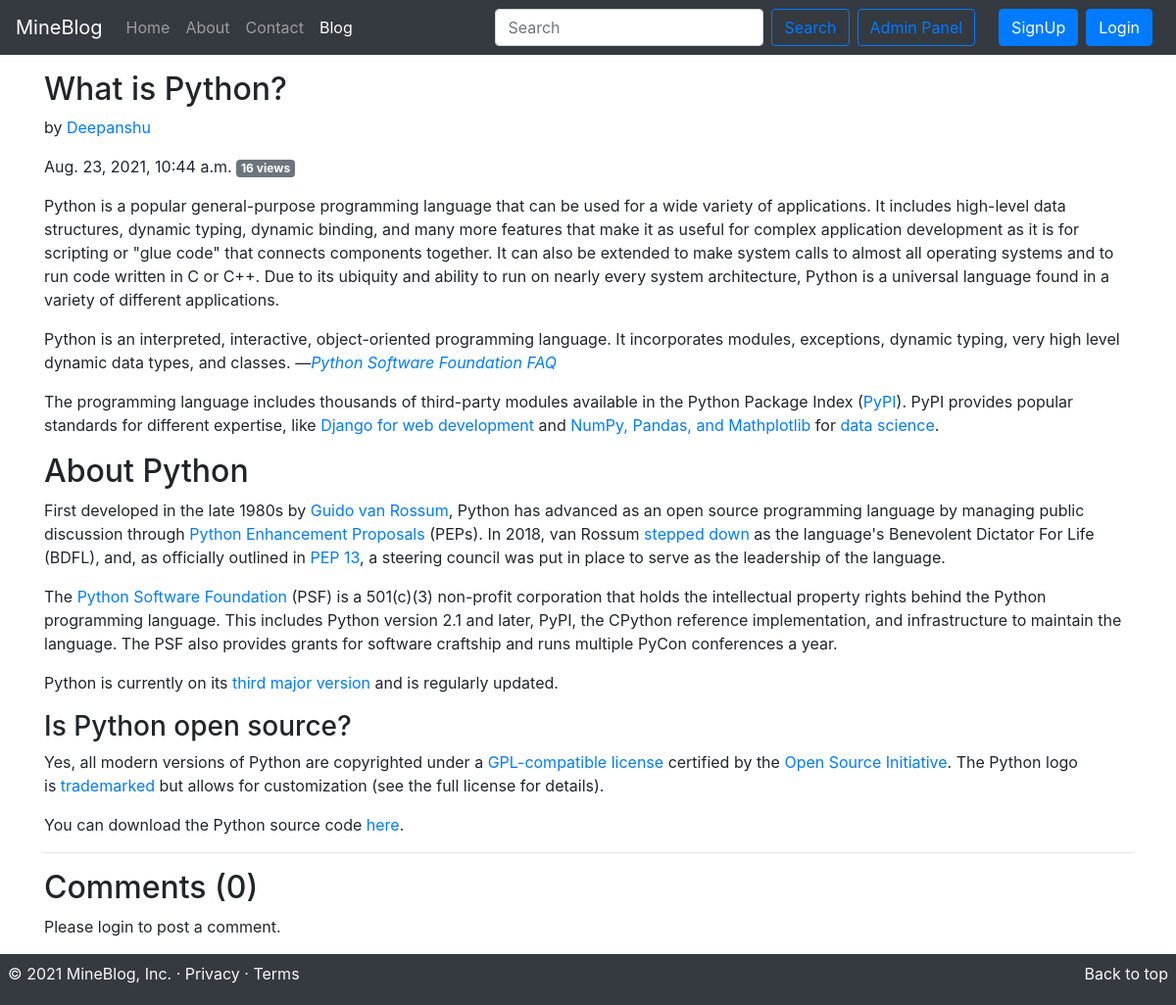
The page /blog/python/ on the database its author committed.
### blog/models.py (models this page shows, shortened)
class Post(models.Model):
    sno = models.AutoField(primary_key=True)
    title = models.CharField(max_length=255)
    author = models.CharField(max_length=25)
    slug = models.CharField(max_length=130)
    timeStamp = models.DateTimeField(blank=True)
    content = models.TextField()
    views = models.IntegerField(default=0)

### blog/views.py (the view)
# urls.py: path('<str:slug>/', views.blogPost, name="blogPost"),
def blogPost(request, slug):
    post = Post.objects.filter(slug=slug).first()
    post.views = post.views + 1
    post.save()
    comments = BlogComment.objects.filter(post=post, parent=None)
    replies = BlogComment.objects.filter(post=post).exclude(parent=None)
    replyDict = {}
    for reply in replies:
        if reply.parent.sno not in replyDict.keys():
            replyDict[reply.parent.sno] = [reply]
        else:
            replyDict[reply.parent.sno].append(reply)
    context = {'post': post, 'comments': comments, 'user': request.user, 'replyDict': replyDict}
    return render(request, "blog/blogPost.html", context)

### templates/blog/blogPost.html (shortened to what this page needs)
{% extends 'base.html' %}
{% block blogactive %} active {% endblock blogactive %}
{% block body %}
{% load humanize %}
{% load extras %}
<div class="container my-3">
    <div class="blog-post">
        <h2 class="blog-post-title">{{post.title}}</h2>
        <p class="blog-post-meta">by <a href="/about">{{post.author}}</a></p>
        <p class="blog-post-meta">{{post.timeStamp}} <span class="badge badge-secondary">{{post.views}} views</span> </p>
        <p>{{post.content|safe}}</p>
        <hr>
    </div>
</div>
<div class="container my-3">
    <h2> Comments ({{comments.count}})</h2>
    <div class="my-2">
    {% if user.is_authenticated %}
    <form action="/blog/postComment" method="post">{% csrf_token %}
        <div class="form-group">
            <label for="exampleInputEmail1">Post Comment</label>
            <input type="text" class="form-control" name="comment" placeholder="Enter your comment here" required>
        </div>
        <input type="hidden" name="postSno" value="{{post.sno}}">
        <input type="hidden" name="parentSno" value="">
        <button type="submit" class="btn btn-primary">Submit</button>
    </form>
    {% else %}
    Please login to post a comment.
    {% endif %}
    </div>
</div>
{% endblock %}

### templates/base.html (shortened to what this page needs)
<!doctype html>
<html lang="en">
<head>
    <link rel="stylesheet" href="https://stackpath.bootstrapcdn.com/bootstrap/4.5.2/css/bootstrap.min.css"
>
</head>
<body>
    <nav class="navbar navbar-expand-lg navbar-dark bg-dark">
        <a class="navbar-brand" href="/">MineBlog</a>
        <div class="collapse navbar-collapse" id="navbarSupportedContent">
            <ul class="navbar-nav mr-auto">
                <li class="nav-item {% block homeactive %}  {% endblock homeactive %}">
                    <a class="nav-link" href="/">Home <span class="sr-only">(current)</span></a>
                </li>
                <li class="nav-item {% block aboutactive %}  {% endblock aboutactive %}">
                    <a class="nav-link" href="/about">About</a>
                </li>
                <li class="nav-item {% block contactactive %}  {% endblock contactactive %} ">
                    <a class="nav-link" href="/contact">Contact</a>
                </li>
                <li class="nav-item {% block blogactive %}  {% endblock blogactive %} ">
                    <a class="nav-link" href="/blog">Blog</a>
                </li>
            </ul>
            <form method="get" action="/search" class="form-inline my-2 my-lg-0 mr-3">
                <input class="form-control mr-sm-2" type="search" placeholder="Search" aria-label="Search" name="query"
                    id="query" required>
                <button class="btn btn-outline-primary my-2 my-sm-0 " type="submit">Search</button>
                <a href="/admin" role="button" target="_blank" class="btn btn-outline-primary m-2 my-sm-0"> Admin Panel
                </a>
            </form>
            {% if user.is_authenticated %}
            <ul class="navbar-nav mr-2">
                <li class="nav-item dropdown">
                    <a class="nav-link dropdown-toggle" href='#' id="navbarDropdown" role="button" data-toggle="dropdown"> Welcome {{request.user}}</a>
                    <div class="dropdown-menu w-25" aria-labelledby="navbarDropdown">
                        <a class="dropdown-item" href="/logout">Logout</a>
                    </div>
                </li>
            </ul>
            {% else %}
            <button type="button" class="btn btn-primary mr-2" data-toggle="modal" data-target="#signupModal"> SignUp </button>
            <button type="button" class="btn btn-primary mr-2" data-toggle="modal" data-target="#loginModal"> Login </button>
            {% endif %}
        </div>
    </nav>
    {% block body %} {% endblock body %}
    <footer class="footer py-1 bg-dark">
        <p class="float-right mr-2 mt-1"><a href="#" class="text-light">Back to top</a></p>
        <p class="text-light ml-2 mt-1">&copy; 2021 MineBlog, Inc. &middot; <a href="#" class="text-light">Privacy</a> &middot; <a href="#" class="text-light">Terms</a></p>
    </footer>
</body>
</html>

### rows shown on the page
Post: title "What is Python?", author "Deepanshu", timeStamp "Aug. 23, 2021, 10:44 a.m.", views "16", content "Python is a popular general-purpose programming language that can be used for a wide variety of applications. It includes high-level data structures, dynamic typing, dynamic binding, and many more features that make it as useful for complex application development as it is for scripting or \"glue code\" that connects components together. It can also be extended to make system calls to almost all operating systems and to run code written in C or C++. Due to its ubiquity and ability to run on nearly every system architecture, Python is a universal language found in a variety of different applications. Python is an interpreted, interactive, object-oriented programming language. It incorporates…"

### other values the page prints
{{ comments.count }} "0"
